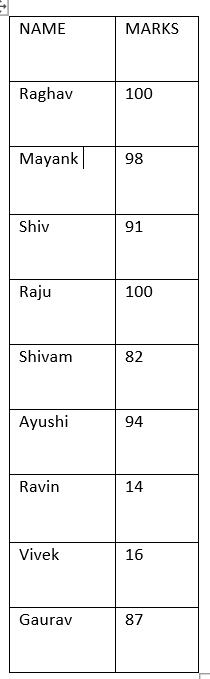
#> input picture Capture1.PNG, 210 x 679 px
$ python lineextraction.py
#> lines starting #> are read from the running program, lines starting #| are printed output that depends on the picture; after the words box and inside, x2 and y2 are one past the last pixel; in counts of white or black regions, pixels touching at a corner belong together
import cv2
import numpy as np
import matplotlib.pyplot as plt


img=cv2.imread('Capture1.PNG',0)
#> img: shape (679, 210); min 0, max 255, mean 243.5

    # Thresholding the image
(thresh, img_bin) = cv2.threshold(img, 254, 255,0)
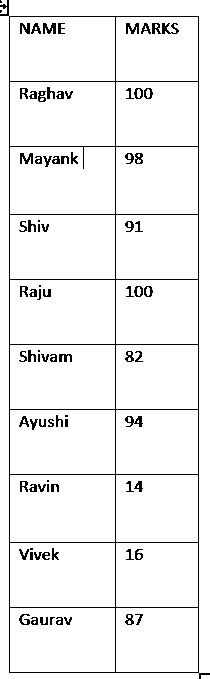
#> img_bin: shape (679, 210); 94.6% white; black in thin lines or dots
    # Invert the image
img_bin = 255-img_bin
#> img_bin: shape (679, 210); 5.4% white in thin lines or dots


    # Defining a kernel length
kernel_length = np.array(img).shape[1]//5
#> kernel_length = 42

# A verticle kernel of (1 X kernel_length), which will detect all the verticle lines from the image.
verticle_kernel = cv2.getStructuringElement(cv2.MORPH_RECT, (1, kernel_length))
#> verticle_kernel = 42 values from 1 to 1
# A horizontal kernel of (kernel_length X 1), which will help to detect all the horizontal line from the image.
hori_kernel = cv2.getStructuringElement(cv2.MORPH_RECT, (kernel_length, 1))
# A kernel of (3 X 3) ones.
kernel = cv2.getStructuringElement(cv2.MORPH_RECT, (3, 3))

# Morphological operation to detect vertical lines from an image
img_temp1 = cv2.erode(img_bin, verticle_kernel, iterations=3)
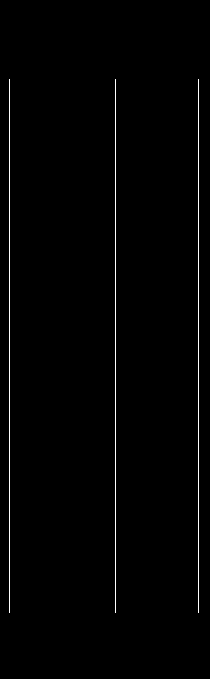
#> img_temp1: shape (679, 210); 1.1% white in thin lines or dots, all inside (x1, y1, x2, y2) = (9, 79, 199, 613)
verticle_lines_img = cv2.dilate(img_temp1, verticle_kernel, iterations=3)
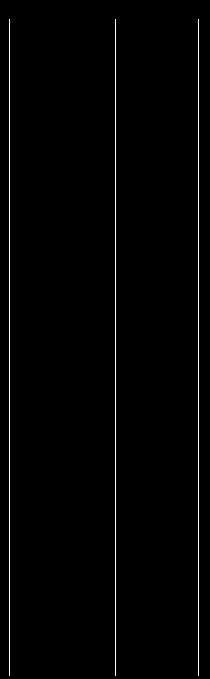
#> verticle_lines_img: shape (679, 210); 1.4% white in thin lines or dots, all inside (x1, y1, x2, y2) = (9, 19, 199, 676)
cv2.imwrite("verticle_lines.jpg",verticle_lines_img)
# Morphological operation to detect horizontal lines from an image
img_temp2 = cv2.erode(img_bin, hori_kernel, iterations=3)
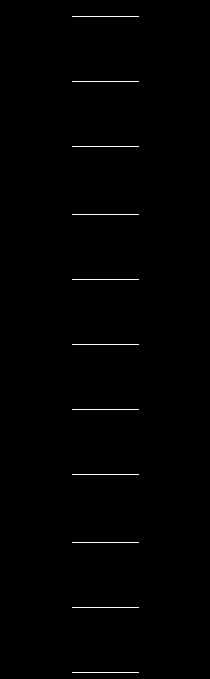
#> img_temp2: shape (679, 210); 0.52% white in thin lines or dots, all inside (x1, y1, x2, y2) = (72, 16, 139, 673)
horizontal_lines_img = cv2.dilate(img_temp2, hori_kernel, iterations=3)
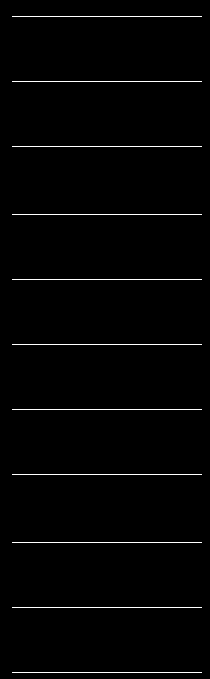
#> horizontal_lines_img: shape (679, 210); 1.5% white in thin lines or dots, all inside (x1, y1, x2, y2) = (12, 16, 202, 673)
cv2.imwrite("horizontal_lines.jpg",horizontal_lines_img)


plt.imshow(horizontal_lines_img,cmap="gray")
plt.show()
plt.imshow(verticle_lines_img,cmap="gray")
plt.show()
plt.imshow(img,cmap="gray")
plt.show()

$ run again, with col2.PNG copied over Capture1.PNG
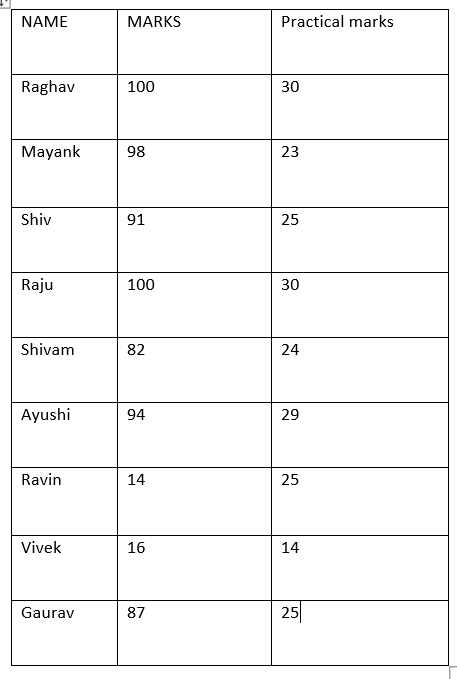
#> input picture col2.PNG, 457 x 679 px
#> `(thresh, img_bin) = cv2.threshold(img, 254, 255,0)`:
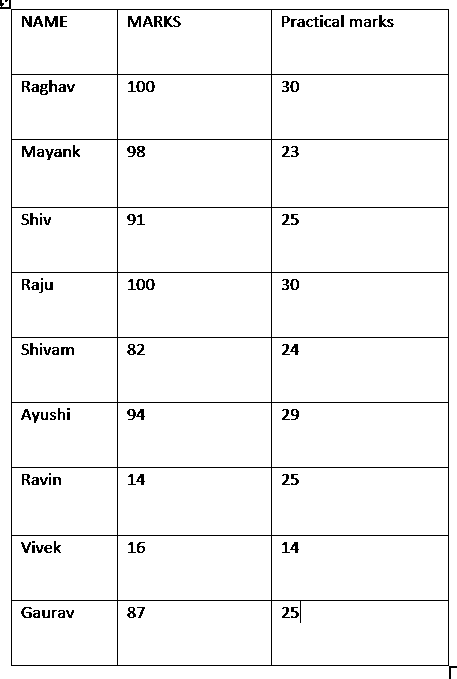
#> img_bin: shape (679, 457); 96% white; black in thin lines or dots
#> img_temp1: shape (679, 457); 0.5% white in thin lines or dots, all inside (x1, y1, x2, y2) = (11, 144, 449, 531)
#> verticle_lines_img: shape (679, 457); 0.85% white in thin lines or dots
#> img_temp2: shape (679, 457); 0.6% white in thin lines or dots, all inside (x1, y1, x2, y2) = (146, 9, 314, 666)
#> `horizontal_lines_img = cv2.dilate(img_temp2, hori_kernel, iterations=3)`:
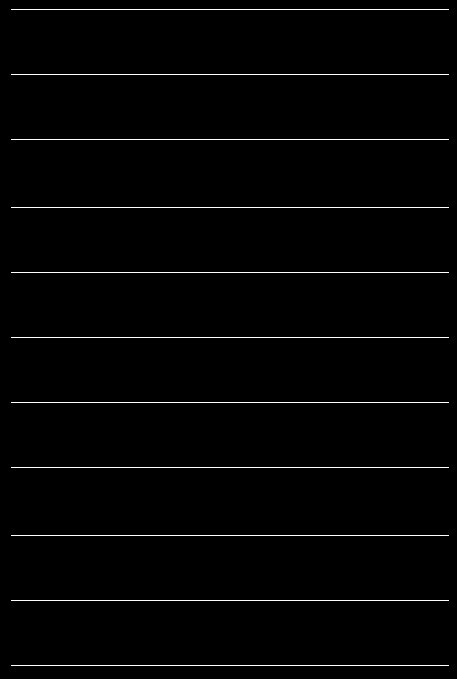
#> horizontal_lines_img: shape (679, 457); 1.6% white in thin lines or dots

$ run again, with rajucheck.PNG copied over Capture1.PNG
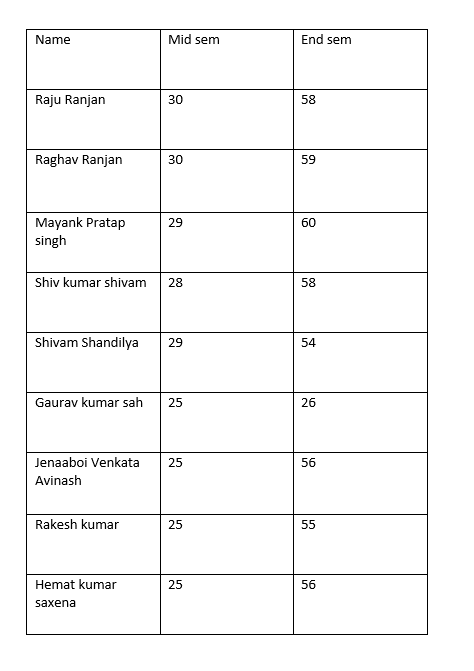
#> input picture rajucheck.PNG, 474 x 671 px
#> img is the input picture: shape (671, 474); min 0, max 255, mean 246.4
#> `(thresh, img_bin) = cv2.threshold(img, 254, 255,0)`:
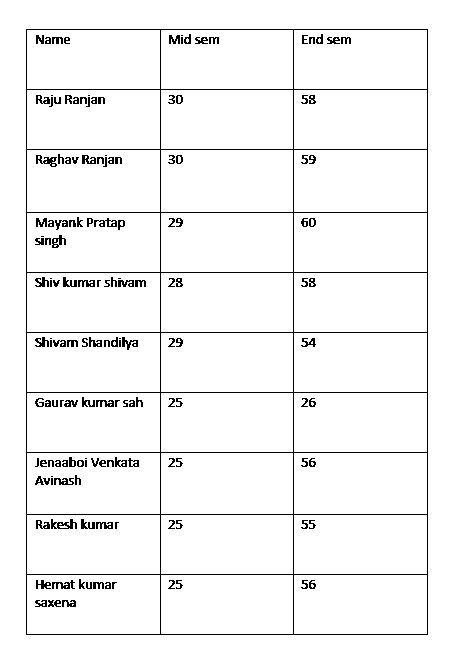
#> img_bin: shape (671, 474); 96% white; black in thin lines or dots, all inside (x1, y1, x2, y2) = (26, 29, 428, 635)
#> img_temp1: shape (671, 474); 0.41% white in thin lines or dots, all inside (x1, y1, x2, y2) = (26, 170, 428, 497)
#> verticle_lines_img: shape (671, 474); 0.76% white in thin lines or dots, all inside (x1, y1, x2, y2) = (26, 32, 428, 638)
#> img_temp2: shape (671, 474); 0.43% white in thin lines or dots, all inside (x1, y1, x2, y2) = (167, 29, 290, 635)
#> `horizontal_lines_img = cv2.dilate(img_temp2, hori_kernel, iterations=3)`:
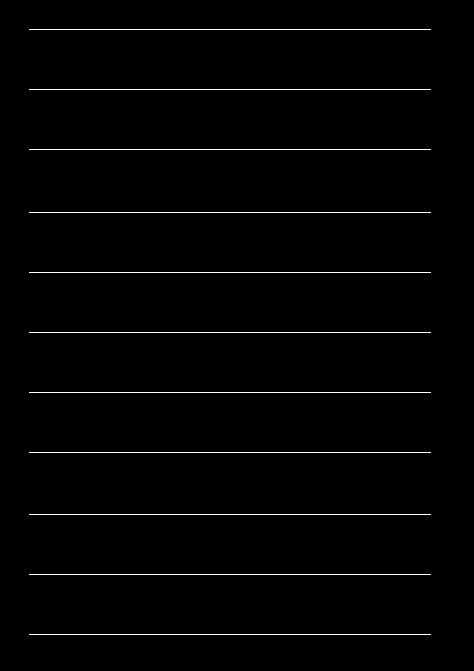
#> horizontal_lines_img: shape (671, 474); 1.4% white in thin lines or dots, all inside (x1, y1, x2, y2) = (29, 29, 431, 635)
